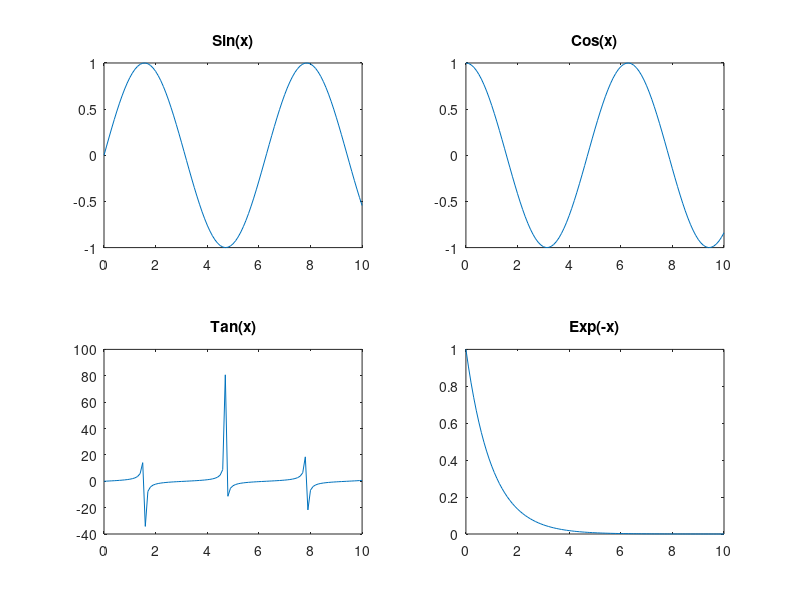

Source code (MATLAB):
% ডেটা তৈরি
x = 0:0.1:10;
y1 = sin(x);
y2 = cos(x);
y3 = tan(x);
y4 = exp(-x);

% ফিগার তৈরি
figure;

% প্রথম subplot (1st plot)
subplot(2, 2, 1); % 2 rows, 2 columns, 1st plot
plot(x, y1);
title('Sin(x)');

% দ্বিতীয় subplot (2nd plot)
subplot(2, 2, 2); % 2 rows, 2 columns, 2nd plot
plot(x, y2);
title('Cos(x)');

% তৃতীয় subplot (3rd plot)
subplot(2, 2, 3); % 2 rows, 2 columns, 3rd plot
plot(x, y3);
title('Tan(x)');

% চতুর্থ subplot (4th plot)
subplot(2, 2, 4); % 2 rows, 2 columns, 4th plot
plot(x, y4);
title('Exp(-x)');
